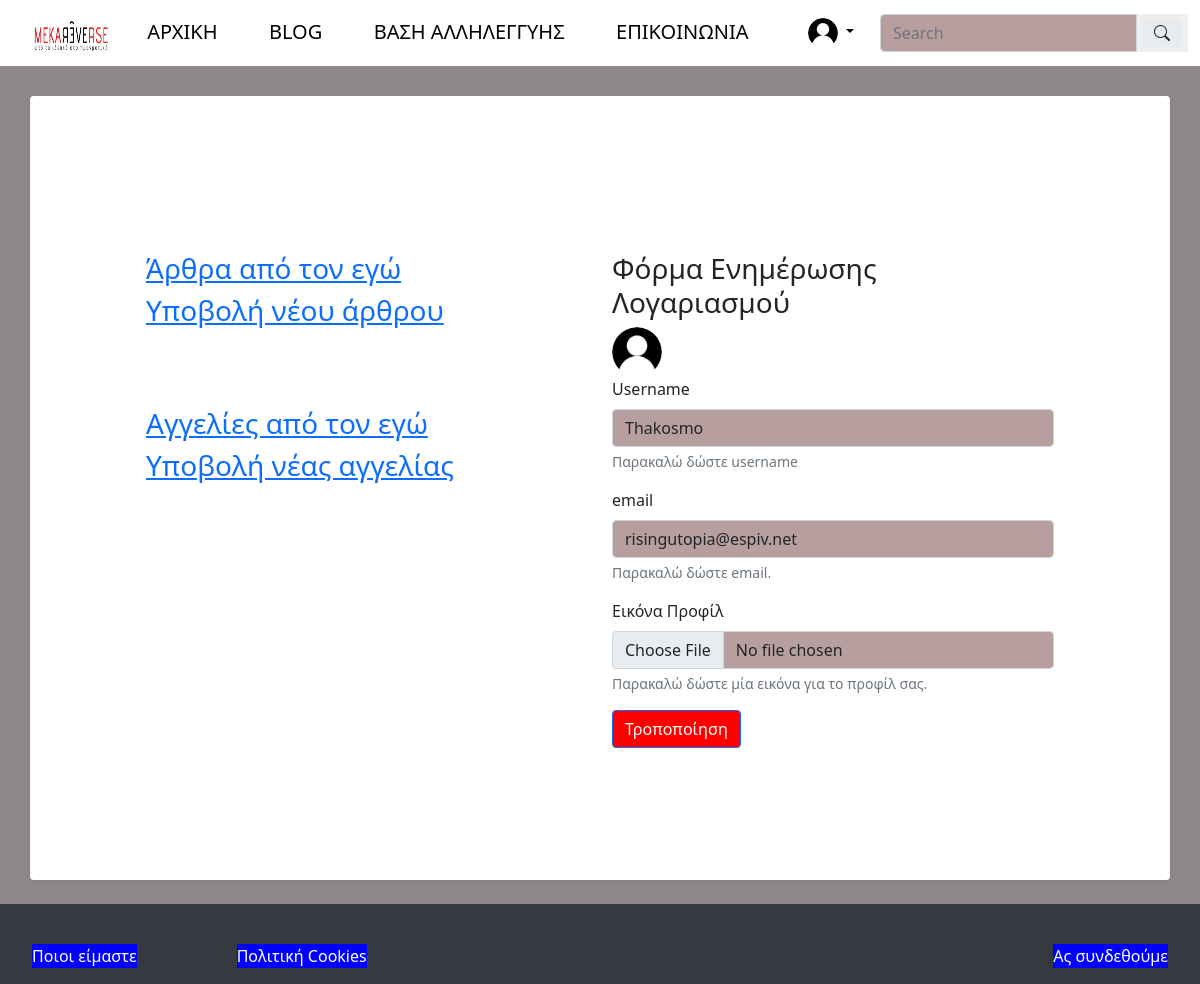
The app's page /account/ (signed in) with its own data.
### FlaskBlogApp/models.py (models this page shows, shortened)
class User(db.Model, UserMixin):
    id = db.Column(db.Integer, autoincrement=True, primary_key=True)
    name = db.Column(db.String(15), nullable=True)
    surname = db.Column(db.String(15), nullable=True)
    username = db.Column(db.String(15), unique=True, nullable=False)
    email = db.Column(db.String(150), unique=True, nullable=False)
    recommender = db.Column(db.String(150), nullable=True)
    password = db.Column(db.String(36), nullable=False)
    profile_image = db.Column(db.String(30), default='default_profile_image.jpg')
    contact_username = db.Column(db.String(15), unique=False, nullable=False)
    articles = db.relationship('Article', backref='author', lazy=True)
    offers = db.relationship('Offer', backref='author', lazy=True)

### FlaskBlogApp/routes.py (the view, shortened to what this page needs)
@app.route("/account/", methods=['GET', 'POST'])
@login_required
def account():
    page = request.args.get("page", 1, type=int)
    article_data = Article.query.order_by(Article.user_id.desc()).paginate(per_page=6, page=page)
    form = AccountUpdateForm(username=current_user.username, email=current_user.email)
    return render_template("account_update.html", form=form, articles=article_data)

### FlaskBlogApp/forms.py (shortened to what this page needs)
class AccountUpdateForm(FlaskForm):
    username = StringField( label="Username",
                            validators=[DataRequired( message="Αυτό το πεδίο δε μπορεί να είναι κενό." ),
                                        Length(min=3, max=15, message="Αυτό το πεδίο πρέπει να είναι από 3 έως 15 "
                                                                       "χαρακτήρες")])
    email = StringField( label="email",
                         validators=[DataRequired( message="Αυτό το πεδίο δε μπορεί να είναι κενό."),
                                     Email(message="Παρακαλώ εισάγετε ένα σωστό email")])
    profile_image = FileField('Εικόνα Προφίλ',
                              validators=[Optional( strip_whitespace=True ),
                                          FileAllowed( ['jpg', 'jpeg', 'png'],
                                                       'Επιτρέπονται μόνο αρχεία εικόνων τύπου jpg, jpeg και png!' ),
                                          maxImageSize(max_size=2)])
    submit = SubmitField('Τροποποίηση')

### FlaskBlogApp/models.py (called while the page is built)
@login_manager.user_loader
def load_user(user_id):
    return User.query.get(int(user_id))

### FlaskBlogApp/templates/account_update.html (shortened to what this page needs)
{% extends "outline.html" %}
{% block content %}
<div class="container login-container">
    <div class="row">
        <div class="col-md-6 login-form-1">
            <div>
                <h3><a href="/my_articles/">Άρθρα από τον εγώ</a>
                </h3>
                <h3><a href="/new_article/">Υποβολή νέου άρθρου</a></h3>
            </div>
            <br>
            <br>
            <br>
            <div>
                <h3><a href="/my_offers/">Αγγελίες από τον εγώ</a></h3>
                <h3><a href="/new_offer/">Υποβολή νέας αγγελίας</a></h3>
            </div>
        </div>
        <div class="col-md-6 login-form-1">
            <h3>Φόρμα Ενημέρωσης Λογαριασμού</h3>
            <img class="rounded-circle navbar-profile-image"
                src="{{ url_for('static', filename='images/profiles_images/'+current_user.profile_image) }}"
                alt="{{ current_user.username }}" data-holder-rendered="true" data-bs-toggle="tooltip"
                data-bs-placement="top" , title="{{ current_user.username }}">
            <form action="#" method="POST" enctype="multipart/form-data">
                <div class="mb-3">
                    {{ form.username.label(class="form-label") }}
                    {{ form.username(class="form-control", required=False) }}
                    <div id="usernameHelp" class="form-text">Παρακαλώ δώστε username</div>
                </div>
                <div class="mb-3">
                    {{ form.email.label(class="form-label") }}
                    {{ form.email(class="form-control", required=False) }}
                    <div id="emailHelp" class="form-text">Παρακαλώ δώστε email.</div>
                </div>
                <div class="mb-3">
                    {{ form.profile_image.label(class="form-label") }}
                    {{ form.profile_image(class="form-control") }}
                    <div id="profile_imageHelp" class="form-text">Παρακαλώ δώστε μία εικόνα για το
                        προφίλ σας.</div>
                </div>
                <div class="mb-3">
                    {{ form.submit(class="btn btn-primary") }}
                </div>
            </form>
        </div>
    </div>
</div>
{% endblock content %}

### FlaskBlogApp/templates/navbar.html (shortened to what this page needs)
<nav class="navbar navbar-expand-lg navbar-dark bg-dark"
  style="position: fixed;width: 100%;top: 0;margin-bottom: 50px;">
  <div class="container-fluid" style="display: flex; justify-content: space-around; align-items: center;">
    <a class="nav-link" aria-current="page" href="/" style="width:10%; height:50px"><img
        src="{{ url_for('static', filename='images/logo-favicon/logotypo.png') }}" width="100%" height="40px"
        class="img-responsive"></a>
    <div class="collapse navbar-collapse" id="navbarNav">
      <ul class="navbar-nav mb-2 mb-lg-0" style="display: flex;justify-content: space-around; width: 100%;">
        <li class="nav-item">
          <a class="navbar-brand" href="/">ΑΡΧΙΚΗ</a>
        </li>
        <li class="nav-item">
          <a class="navbar-brand" href="/blog/">BLOG</a>
        <li class="nav-item">
          <a class="navbar-brand" href="/base/">ΒΑΣΗ ΑΛΛΗΛΕΓΓΥΗΣ</a>
        </li>
        <li class="nav-item">
          <a class="navbar-brand" href="/contact/">ΕΠΙΚΟΙΝΩΝΙΑ</a>
        </li>
        {% if current_user.is_authenticated %}
        <li class="nav-item dropdown">
          <a class="nav-link dropdown-toggle" href="#" id="navbarDropdown" role="button" data-bs-toggle="dropdown"
            aria-expanded="false">
            <img class="rounded-circle navbar-profile-image" style="width: 30px; height: 30px;"
              src="{{ url_for('static', filename='images/profiles_images/'+current_user.profile_image) }}"
              alt="{{ current_user.username }}" data-holder-rendered="true" data-bs-toggle="tooltip"
              data-bs-placement="top" , title="{{ current_user.username }}">
          </a>
        </li>
        {% endif %}
      </ul>
    </div>
    <form class=" input-group" style="width: auto;" method="POST" action="/search/">
      <input type="search" class="form-control" placeholder="Search" name="search">
      <button type="submit" style="border: none;"><i class="bi bi-search input-group-text"
          style="border: none;"></i></button>
    </form>
  </div>
</nav>

### FlaskBlogApp/static/css/styles.css (style rules this page uses)
body { background-color: #8e8888; }
.container { margin-top: 20px; }
.row { margin-top: 20px; }
.navbar-profile-image { width: 50px; height: 50px; }
@media (min-width: 992px) { .bg-dark { background-color: black !important; } }
@media (min-width: 992px) { .navbar-brand { color: gray !important; } }
.bg-dark { background-color: white !important; }
.navbar-brand { color: black !important; line-height: 43.5px; }
.nav-link { color: black !important; }
.login-container { padding: 100px !important; background-color: white !important; }
.form-control { background-color: #b89f9f !important; }
.btn { background-color: red !important; }

### records on screen
User: profile_image (placeholder picture), username "Thakosmo", email "risingutopia@espiv.net"
